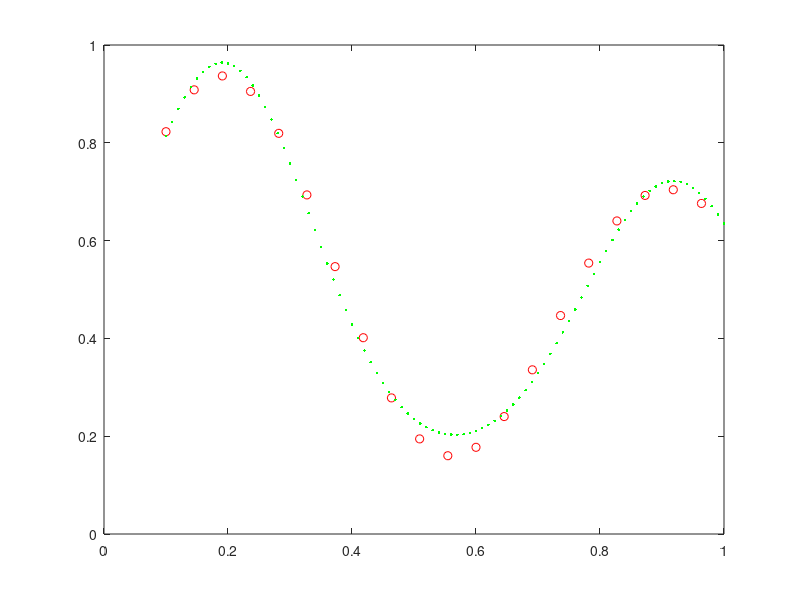

This figure's MATLAB source:
clc
clear all
close all
%% Spindulio tipo bazinė funkcija su c ir r parinkimu

%% 1. Duomenys
x = 0.1:1/22:1;
d = (1+ 0.6*sin(2*pi*x/0.7) + 0.3*sin(2*pi*x))/2;
plot(x,d,'ro'); hold on

%% 2. Randamos c vertės ieškant funkcijos maksimumų - skirtumui keičiantis iš teigiamo į neigiamą, funkcija yra maksimume (išvestinės)
k = 0;
for j = 1:length(x)-1
    diff(j) = d(j+1)-d(j);
    
    if j >1
        
        if diff(j-1) >0 & diff(j) <0
            k = k+1;
            maxima(k) = j;
        end
 
    end
    
end

c1 = x(maxima(1));
c2 = x(maxima(2));

%% Parenkamos mažiausios r vertės pradžiai, nustatoma maksimalios r vertės

r_min = 0.05; %r1_min = r2_min
r_max = 1; %r1_max = r2_max

%% 3. Atsitiktiniai svoriai w ir bias b

w1 = rand(1);
w2 = rand(1);
b = rand(1);
n = 0.1;
rCount = 0;
%% 4. Tinklo atsakas kintant r reikšmei 
for r_change = r_min:(r_max-r_min)/20:r_max
    rCount = rCount+1;
    r1 = r_change;
    r2 = r_change;
            
    for iteration = 1:100
        for i = 1:20
            
            % spindulio funkcijos
            Phi1 = exp(-(x(i)-c1)^2/(2*r1^2));
            Phi2 = exp(-(x(i)-c2)^2/(2*r2^2));

            y = Phi1*w1 + Phi2*w2 + b;

            %% 5. Klaida

            e = d(i)-y;

            %% 6. Atnaujinami svoriai

            w1 = w1 + n*e*Phi1; 
            w2 = w2 + n*e*Phi2;
            b = b + n*e;

        end
    end

    %% 7. Tikrinimas

    x = 0.1:1/22:1;

    for i = 1:length(x)

        Phi1 = exp(-(x(i)-c1)^2/(2*r1^2));
        Phi2 = exp(-(x(i)-c2)^2/(2*r2^2));

        y(i) = Phi1*w1 + Phi2*w2 + b;
        E(i,rCount) = d(i) - y(i);
    end
end

%% Randama r reiksšmė kuriai esant buvo mažiausia klaida
avgErrors = mean(E);
[M,k] = min(avgErrors);

%% Apmokoma iš naujo su optimalia r reikšme
for iteration = 1:100
    for i = 1:20
        
        r1 = ((r_max-r_min)/20)*k;
        r2 = ((r_max-r_min)/20)*k;
         
        % spindulio funkcijos
        Phi1 = exp(-(x(i)-c1)^2/(2*r1^2));
        Phi2 = exp(-(x(i)-c2)^2/(2*r2^2));

        y = Phi1*w1 + Phi2*w2 + b;

        %% Klaida

        e = d(i)-y;

        %% Atnaujinami svoriai

        w1 = w1 + n*e*Phi1; 
        w2 = w2 + n*e*Phi2;
        b = b + n*e;

    end
end

%% Tikrinimas

x = 0.1:1/100:1;

for i = 1:length(x)

    Phi1 = exp(-(x(i)-c1)^2/(2*r1^2));
    Phi2 = exp(-(x(i)-c2)^2/(2*r2^2));

    y(i) = Phi1*w1 + Phi2*w2 + b;

end

plot(x,y,'g.')